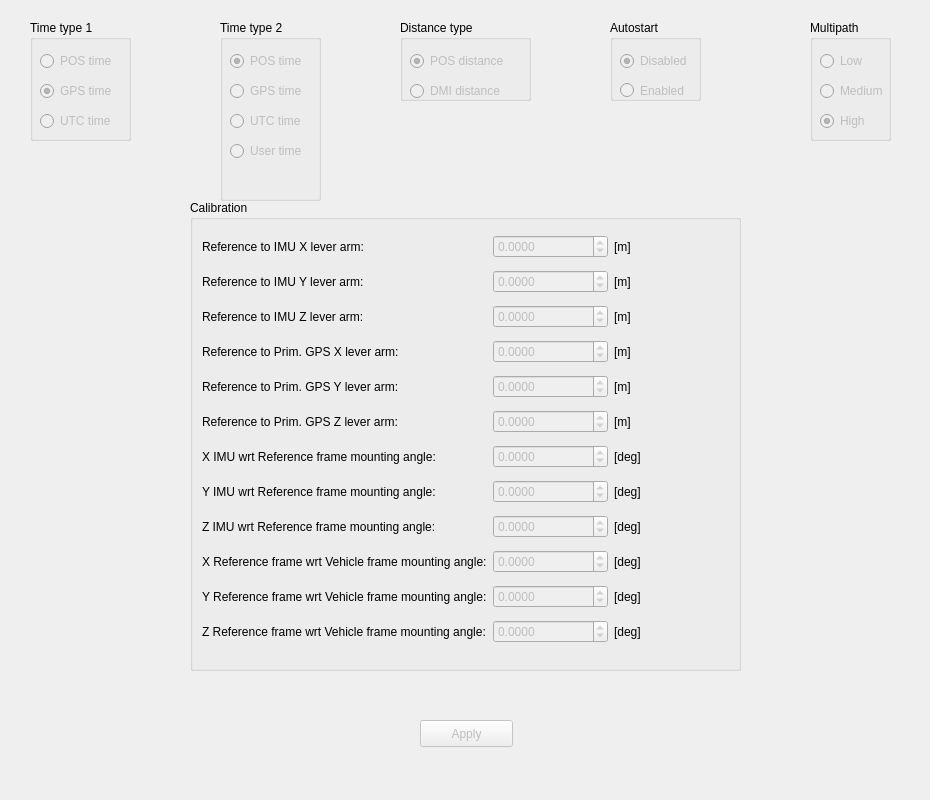
<?xml version="1.0" encoding="UTF-8"?>
<ui version="4.0">
 <class>GeneralInstallProcessParamsTab</class>
 <widget class="QWidget" name="GeneralInstallProcessParamsTab">
  <property name="geometry">
   <rect>
    <x>0</x>
    <y>0</y>
    <width>930</width>
    <height>800</height>
   </rect>
  </property>
  <property name="windowTitle">
   <string>Form</string>
  </property>
  <widget class="QGroupBox" name="groupBox">
   <property name="enabled">
    <bool>true</bool>
   </property>
   <property name="geometry">
    <rect>
     <x>30</x>
     <y>20</y>
     <width>101</width>
     <height>121</height>
    </rect>
   </property>
   <property name="title">
    <string>Time type 1</string>
   </property>
   <widget class="QRadioButton" name="pos1TimeRadioButton">
    <property name="enabled">
     <bool>false</bool>
    </property>
    <property name="geometry">
     <rect>
      <x>10</x>
      <y>30</y>
      <width>109</width>
      <height>22</height>
     </rect>
    </property>
    <property name="text">
     <string>POS time</string>
    </property>
   </widget>
   <widget class="QRadioButton" name="gps1TimeRadioButton">
    <property name="enabled">
     <bool>false</bool>
    </property>
    <property name="geometry">
     <rect>
      <x>10</x>
      <y>60</y>
      <width>109</width>
      <height>22</height>
     </rect>
    </property>
    <property name="text">
     <string>GPS time</string>
    </property>
    <property name="checked">
     <bool>true</bool>
    </property>
   </widget>
   <widget class="QRadioButton" name="utc1TimeRadioButton">
    <property name="enabled">
     <bool>false</bool>
    </property>
    <property name="geometry">
     <rect>
      <x>10</x>
      <y>90</y>
      <width>109</width>
      <height>22</height>
     </rect>
    </property>
    <property name="text">
     <string>UTC time</string>
    </property>
   </widget>
  </widget>
  <widget class="QGroupBox" name="groupBox_2">
   <property name="geometry">
    <rect>
     <x>220</x>
     <y>20</y>
     <width>101</width>
     <height>181</height>
    </rect>
   </property>
   <property name="title">
    <string>Time type 2</string>
   </property>
   <widget class="QRadioButton" name="pos2TimeRadioButton">
    <property name="enabled">
     <bool>false</bool>
    </property>
    <property name="geometry">
     <rect>
      <x>10</x>
      <y>30</y>
      <width>109</width>
      <height>22</height>
     </rect>
    </property>
    <property name="text">
     <string>POS time</string>
    </property>
    <property name="checked">
     <bool>true</bool>
    </property>
   </widget>
   <widget class="QRadioButton" name="gps2TimeRadioButton">
    <property name="enabled">
     <bool>false</bool>
    </property>
    <property name="geometry">
     <rect>
      <x>10</x>
      <y>60</y>
      <width>109</width>
      <height>22</height>
     </rect>
    </property>
    <property name="text">
     <string>GPS time</string>
    </property>
    <property name="checked">
     <bool>false</bool>
    </property>
   </widget>
   <widget class="QRadioButton" name="utc2TimeRadioButton">
    <property name="enabled">
     <bool>false</bool>
    </property>
    <property name="geometry">
     <rect>
      <x>10</x>
      <y>90</y>
      <width>109</width>
      <height>22</height>
     </rect>
    </property>
    <property name="text">
     <string>UTC time</string>
    </property>
   </widget>
   <widget class="QRadioButton" name="userTimeRadioButton">
    <property name="enabled">
     <bool>false</bool>
    </property>
    <property name="geometry">
     <rect>
      <x>10</x>
      <y>120</y>
      <width>109</width>
      <height>22</height>
     </rect>
    </property>
    <property name="text">
     <string>User time</string>
    </property>
   </widget>
  </widget>
  <widget class="QGroupBox" name="groupBox_3">
   <property name="geometry">
    <rect>
     <x>400</x>
     <y>20</y>
     <width>131</width>
     <height>81</height>
    </rect>
   </property>
   <property name="title">
    <string>Distance type</string>
   </property>
   <widget class="QRadioButton" name="posDistanceRadioButton">
    <property name="enabled">
     <bool>false</bool>
    </property>
    <property name="geometry">
     <rect>
      <x>10</x>
      <y>30</y>
      <width>109</width>
      <height>22</height>
     </rect>
    </property>
    <property name="text">
     <string>POS distance</string>
    </property>
    <property name="checked">
     <bool>true</bool>
    </property>
   </widget>
   <widget class="QRadioButton" name="dmiDistanceRadioButton">
    <property name="enabled">
     <bool>false</bool>
    </property>
    <property name="geometry">
     <rect>
      <x>10</x>
      <y>60</y>
      <width>109</width>
      <height>22</height>
     </rect>
    </property>
    <property name="text">
     <string>DMI distance</string>
    </property>
    <property name="checked">
     <bool>false</bool>
    </property>
   </widget>
  </widget>
  <widget class="QGroupBox" name="groupBox_4">
   <property name="geometry">
    <rect>
     <x>610</x>
     <y>20</y>
     <width>91</width>
     <height>81</height>
    </rect>
   </property>
   <property name="title">
    <string>Autostart</string>
   </property>
   <widget class="QRadioButton" name="disabledRadioButton">
    <property name="enabled">
     <bool>false</bool>
    </property>
    <property name="geometry">
     <rect>
      <x>10</x>
      <y>30</y>
      <width>109</width>
      <height>22</height>
     </rect>
    </property>
    <property name="text">
     <string>Disabled</string>
    </property>
    <property name="checked">
     <bool>true</bool>
    </property>
   </widget>
   <widget class="QRadioButton" name="enabledRadioButton">
    <property name="enabled">
     <bool>false</bool>
    </property>
    <property name="geometry">
     <rect>
      <x>10</x>
      <y>40</y>
      <width>109</width>
      <height>61</height>
     </rect>
    </property>
    <property name="text">
     <string>Enabled</string>
    </property>
   </widget>
  </widget>
  <widget class="QGroupBox" name="groupBox_5">
   <property name="geometry">
    <rect>
     <x>810</x>
     <y>20</y>
     <width>81</width>
     <height>121</height>
    </rect>
   </property>
   <property name="title">
    <string>Multipath</string>
   </property>
   <widget class="QRadioButton" name="lowRadioButton">
    <property name="enabled">
     <bool>false</bool>
    </property>
    <property name="geometry">
     <rect>
      <x>10</x>
      <y>30</y>
      <width>109</width>
      <height>22</height>
     </rect>
    </property>
    <property name="text">
     <string>Low</string>
    </property>
   </widget>
   <widget class="QRadioButton" name="mediumRadioButton">
    <property name="enabled">
     <bool>false</bool>
    </property>
    <property name="geometry">
     <rect>
      <x>10</x>
      <y>60</y>
      <width>109</width>
      <height>22</height>
     </rect>
    </property>
    <property name="text">
     <string>Medium</string>
    </property>
   </widget>
   <widget class="QRadioButton" name="highRadioButton">
    <property name="enabled">
     <bool>false</bool>
    </property>
    <property name="geometry">
     <rect>
      <x>10</x>
      <y>90</y>
      <width>109</width>
      <height>22</height>
     </rect>
    </property>
    <property name="text">
     <string>High</string>
    </property>
    <property name="checked">
     <bool>true</bool>
    </property>
   </widget>
  </widget>
  <widget class="QGroupBox" name="groupBox_6">
   <property name="geometry">
    <rect>
     <x>190</x>
     <y>200</y>
     <width>551</width>
     <height>471</height>
    </rect>
   </property>
   <property name="title">
    <string>Calibration</string>
   </property>
   <layout class="QGridLayout" name="gridLayout">
    <item row="11" column="0">
     <widget class="QLabel" name="label">
      <property name="text">
       <string>Z Reference frame wrt Vehicle frame mounting angle:</string>
      </property>
     </widget>
    </item>
    <item row="11" column="1">
     <widget class="QDoubleSpinBox" name="zRefVehicMountingAngleSpinBox">
      <property name="enabled">
       <bool>false</bool>
      </property>
      <property name="decimals">
       <number>4</number>
      </property>
      <property name="minimum">
       <double>-1000000.000000000000000</double>
      </property>
      <property name="maximum">
       <double>1000000.000000000000000</double>
      </property>
      <property name="singleStep">
       <double>0.100000000000000</double>
      </property>
     </widget>
    </item>
    <item row="10" column="0">
     <widget class="QLabel" name="label_2">
      <property name="text">
       <string>Y Reference frame wrt Vehicle frame mounting angle:</string>
      </property>
     </widget>
    </item>
    <item row="10" column="1">
     <widget class="QDoubleSpinBox" name="yRefVehicMountingAngleSpinBox">
      <property name="enabled">
       <bool>false</bool>
      </property>
      <property name="decimals">
       <number>4</number>
      </property>
      <property name="minimum">
       <double>-1000000.000000000000000</double>
      </property>
      <property name="maximum">
       <double>1000000.000000000000000</double>
      </property>
      <property name="singleStep">
       <double>0.100000000000000</double>
      </property>
     </widget>
    </item>
    <item row="9" column="0">
     <widget class="QLabel" name="label_3">
      <property name="text">
       <string>X Reference frame wrt Vehicle frame mounting angle:</string>
      </property>
     </widget>
    </item>
    <item row="9" column="1">
     <widget class="QDoubleSpinBox" name="xRefVehicMountingAngleSpinBox">
      <property name="enabled">
       <bool>false</bool>
      </property>
      <property name="decimals">
       <number>4</number>
      </property>
      <property name="minimum">
       <double>-1000000.000000000000000</double>
      </property>
      <property name="maximum">
       <double>1000000.000000000000000</double>
      </property>
      <property name="singleStep">
       <double>0.100000000000000</double>
      </property>
     </widget>
    </item>
    <item row="8" column="0">
     <widget class="QLabel" name="label_4">
      <property name="text">
       <string>Z IMU wrt Reference frame mounting angle:</string>
      </property>
     </widget>
    </item>
    <item row="8" column="1">
     <widget class="QDoubleSpinBox" name="zIMURefMountingAngleSpinBox">
      <property name="enabled">
       <bool>false</bool>
      </property>
      <property name="decimals">
       <number>4</number>
      </property>
      <property name="minimum">
       <double>-1000000.000000000000000</double>
      </property>
      <property name="maximum">
       <double>1000000.000000000000000</double>
      </property>
      <property name="singleStep">
       <double>0.100000000000000</double>
      </property>
     </widget>
    </item>
    <item row="7" column="0">
     <widget class="QLabel" name="label_5">
      <property name="text">
       <string>Y IMU wrt Reference frame mounting angle:</string>
      </property>
     </widget>
    </item>
    <item row="7" column="1">
     <widget class="QDoubleSpinBox" name="yIMURefMountingAngleSpinBox">
      <property name="enabled">
       <bool>false</bool>
      </property>
      <property name="decimals">
       <number>4</number>
      </property>
      <property name="minimum">
       <double>-1000000.000000000000000</double>
      </property>
      <property name="maximum">
       <double>1000000.000000000000000</double>
      </property>
      <property name="singleStep">
       <double>0.100000000000000</double>
      </property>
     </widget>
    </item>
    <item row="6" column="0">
     <widget class="QLabel" name="label_6">
      <property name="text">
       <string>X IMU wrt Reference frame mounting angle:</string>
      </property>
     </widget>
    </item>
    <item row="6" column="1">
     <widget class="QDoubleSpinBox" name="xIMURefMountingAngleSpinBox">
      <property name="enabled">
       <bool>false</bool>
      </property>
      <property name="decimals">
       <number>4</number>
      </property>
      <property name="minimum">
       <double>-1000000.000000000000000</double>
      </property>
      <property name="maximum">
       <double>1000000.000000000000000</double>
      </property>
      <property name="singleStep">
       <double>0.100000000000000</double>
      </property>
     </widget>
    </item>
    <item row="5" column="0">
     <widget class="QLabel" name="label_7">
      <property name="text">
       <string>Reference to Prim. GPS Z lever arm:</string>
      </property>
     </widget>
    </item>
    <item row="5" column="1">
     <widget class="QDoubleSpinBox" name="refPrimGPSZSpinBox">
      <property name="enabled">
       <bool>false</bool>
      </property>
      <property name="decimals">
       <number>4</number>
      </property>
      <property name="minimum">
       <double>-1000000.000000000000000</double>
      </property>
      <property name="maximum">
       <double>1000000.000000000000000</double>
      </property>
      <property name="singleStep">
       <double>0.100000000000000</double>
      </property>
     </widget>
    </item>
    <item row="4" column="0">
     <widget class="QLabel" name="label_8">
      <property name="text">
       <string>Reference to Prim. GPS Y lever arm:</string>
      </property>
     </widget>
    </item>
    <item row="4" column="1">
     <widget class="QDoubleSpinBox" name="refPrimGPSYSpinBox">
      <property name="enabled">
       <bool>false</bool>
      </property>
      <property name="decimals">
       <number>4</number>
      </property>
      <property name="minimum">
       <double>-1000000.000000000000000</double>
      </property>
      <property name="maximum">
       <double>1000000.000000000000000</double>
      </property>
      <property name="singleStep">
       <double>0.100000000000000</double>
      </property>
     </widget>
    </item>
    <item row="3" column="0">
     <widget class="QLabel" name="label_9">
      <property name="text">
       <string>Reference to Prim. GPS X lever arm:</string>
      </property>
     </widget>
    </item>
    <item row="3" column="1">
     <widget class="QDoubleSpinBox" name="refPrimGPSXSpinBox">
      <property name="enabled">
       <bool>false</bool>
      </property>
      <property name="decimals">
       <number>4</number>
      </property>
      <property name="minimum">
       <double>-1000000.000000000000000</double>
      </property>
      <property name="maximum">
       <double>1000000.000000000000000</double>
      </property>
      <property name="singleStep">
       <double>0.100000000000000</double>
      </property>
     </widget>
    </item>
    <item row="2" column="0">
     <widget class="QLabel" name="label_10">
      <property name="text">
       <string>Reference to IMU Z lever arm:</string>
      </property>
     </widget>
    </item>
    <item row="2" column="1">
     <widget class="QDoubleSpinBox" name="refIMUZSpinBox">
      <property name="enabled">
       <bool>false</bool>
      </property>
      <property name="decimals">
       <number>4</number>
      </property>
      <property name="minimum">
       <double>-1000000.000000000000000</double>
      </property>
      <property name="maximum">
       <double>1000000.000000000000000</double>
      </property>
      <property name="singleStep">
       <double>0.100000000000000</double>
      </property>
     </widget>
    </item>
    <item row="1" column="0">
     <widget class="QLabel" name="label_11">
      <property name="text">
       <string>Reference to IMU Y lever arm:</string>
      </property>
     </widget>
    </item>
    <item row="1" column="1">
     <widget class="QDoubleSpinBox" name="refIMUYSpinBox">
      <property name="enabled">
       <bool>false</bool>
      </property>
      <property name="decimals">
       <number>4</number>
      </property>
      <property name="minimum">
       <double>-1000000.000000000000000</double>
      </property>
      <property name="maximum">
       <double>1000000.000000000000000</double>
      </property>
      <property name="singleStep">
       <double>0.100000000000000</double>
      </property>
     </widget>
    </item>
    <item row="0" column="0">
     <widget class="QLabel" name="label_12">
      <property name="text">
       <string>Reference to IMU X lever arm:</string>
      </property>
     </widget>
    </item>
    <item row="0" column="1">
     <widget class="QDoubleSpinBox" name="refIMUXSpinBox">
      <property name="enabled">
       <bool>false</bool>
      </property>
      <property name="buttonSymbols">
       <enum>QAbstractSpinBox::UpDownArrows</enum>
      </property>
      <property name="decimals">
       <number>4</number>
      </property>
      <property name="minimum">
       <double>-1000000.000000000000000</double>
      </property>
      <property name="maximum">
       <double>1000000.000000000000000</double>
      </property>
      <property name="singleStep">
       <double>0.100000000000000</double>
      </property>
     </widget>
    </item>
    <item row="1" column="2">
     <widget class="QLabel" name="label_14">
      <property name="text">
       <string>[m]</string>
      </property>
     </widget>
    </item>
    <item row="2" column="2">
     <widget class="QLabel" name="label_15">
      <property name="text">
       <string>[m]</string>
      </property>
     </widget>
    </item>
    <item row="0" column="2">
     <widget class="QLabel" name="label_13">
      <property name="text">
       <string>[m]</string>
      </property>
     </widget>
    </item>
    <item row="3" column="2">
     <widget class="QLabel" name="label_16">
      <property name="text">
       <string>[m]</string>
      </property>
     </widget>
    </item>
    <item row="4" column="2">
     <widget class="QLabel" name="label_17">
      <property name="text">
       <string>[m]</string>
      </property>
     </widget>
    </item>
    <item row="5" column="2">
     <widget class="QLabel" name="label_18">
      <property name="text">
       <string>[m]</string>
      </property>
     </widget>
    </item>
    <item row="6" column="2">
     <widget class="QLabel" name="label_19">
      <property name="text">
       <string>[deg]</string>
      </property>
     </widget>
    </item>
    <item row="7" column="2">
     <widget class="QLabel" name="label_20">
      <property name="text">
       <string>[deg]</string>
      </property>
     </widget>
    </item>
    <item row="8" column="2">
     <widget class="QLabel" name="label_21">
      <property name="text">
       <string>[deg]</string>
      </property>
     </widget>
    </item>
    <item row="9" column="2">
     <widget class="QLabel" name="label_22">
      <property name="text">
       <string>[deg]</string>
      </property>
     </widget>
    </item>
    <item row="10" column="2">
     <widget class="QLabel" name="label_23">
      <property name="text">
       <string>[deg]</string>
      </property>
     </widget>
    </item>
    <item row="11" column="2">
     <widget class="QLabel" name="label_24">
      <property name="text">
       <string>[deg]</string>
      </property>
     </widget>
    </item>
   </layout>
  </widget>
  <widget class="QPushButton" name="applyButton">
   <property name="enabled">
    <bool>false</bool>
   </property>
   <property name="geometry">
    <rect>
     <x>420</x>
     <y>720</y>
     <width>93</width>
     <height>27</height>
    </rect>
   </property>
   <property name="text">
    <string>Apply</string>
   </property>
  </widget>
 </widget>
 <resources/>
 <connections>
  <connection>
   <sender>applyButton</sender>
   <signal>pressed()</signal>
   <receiver>GeneralInstallProcessParamsTab</receiver>
   <slot>applyPressed()</slot>
   <hints>
    <hint type="sourcelabel">
     <x>446</x>
     <y>733</y>
    </hint>
    <hint type="destinationlabel">
     <x>464</x>
     <y>399</y>
    </hint>
   </hints>
  </connection>
 </connections>
 <slots>
  <slot>applyPressed()</slot>
 </slots>
</ui>
